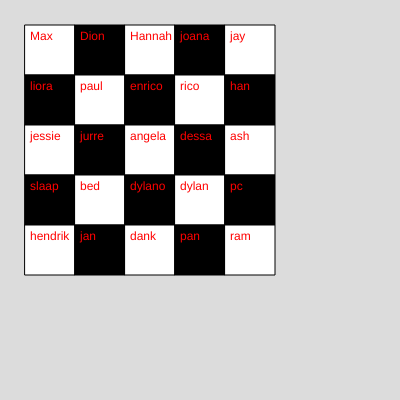
Frame 1 (no input)
Frame 60 (no input): identical to frame 1, image omitted
Frame 120 (the mouse pressed at the canvas centre since frame 60): identical to frame 1, image omitted

The p5.js sketch that drew this single still picture (run headless with seeded random() and noise() and a simulated clock; from frame 60 on, the mouse is pressed at the canvas centre):

// p5.js sketch
// ── sketch.js
let arrPerson = [
  ["Max", "Dion", "Hannah", "joana", "jay"],
  ["liora" , "paul", "enrico", "rico", "han"],
  ["jessie", "jurre", "angela", "dessa", "ash"],
  ["slaap", "bed", "dylano", "dylan", "pc"],
  ["hendrik", "jan", "dank", "pan", "ram"]
]

function setup() {
  createCanvas(400, 400);
}

function draw() {
  background(220);
  k = 1;
  let index = 0;
  for(let j= 0; j < 5; j++){
    for(let i = 0; i <5; i++) {
      if(index % 2 == 0) {
       fill(255);
        rect(i*50 + 25, j * 50 + 25, 50);
      }
      else {
        fill(0);
        rect(i*50 + 25, j * 50 + 25, 50);
        
        
      }
      fill(255, 0 ,0)
      text(arrPerson[j][i] , i *50 + 30, j * 50 + 40);
      k++
      index++;
    }
  }
}
